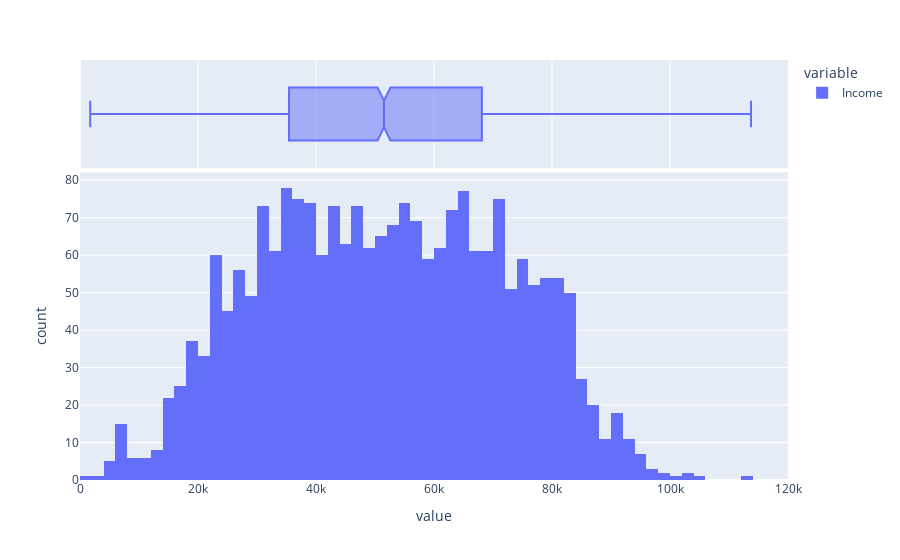

Notebook code for this chart:
### Markdown cell above
The bar graph shows that individuals aged from 51 upwards tend to have teenagers residing in their households, while younger individuals are more likely to have kids under the age 13 living with them.

### Code cell
fig = px.histogram(df.Income, marginal='box', nbins= 100)

fig.update_layout(xaxis_range=[0,120_000])
fig.show()

### Figure 1 — Plotly figure (JSON) as saved in the notebook; plotly's stock layout.template omitted (floating-point values rounded to 4 significant figures; data arrays with more than 128 entries replaced by an {"elided": "..."} marker saying what was removed)
{"data": [{"alignmentgroup": "True", "bingroup": "x", "hovertemplate": "variable=Income<br>value=%{x}<br>count=%{y}<extra></extra>", "legendgroup": "Income", "marker": {"color": "#636efa", "pattern": {"shape": ""}}, "name": "Income", "nbinsx": 100, "offsetgroup": "Income", "orientation": "v", "showlegend": true, "type": "histogram", "x": {"elided": "2228 float values"}, "xaxis": "x", "yaxis": "y"}, {"alignmentgroup": "True", "hovertemplate": "variable=Income<br>value=%{x}<extra></extra>", "legendgroup": "Income", "marker": {"color": "#636efa"}, "name": "Income", "notched": true, "offsetgroup": "Income", "showlegend": false, "type": "box", "x": {"elided": "2228 float values"}, "xaxis": "x2", "yaxis": "y2"}], "layout": {"barmode": "relative", "legend": {"title": {"text": "variable"}, "tracegroupgap": 0}, "margin": {"t": 60}, "xaxis": {"anchor": "y", "domain": [0, 1], "range": [0, 120000], "title": {"text": "value"}}, "xaxis2": {"anchor": "y2", "domain": [0, 1], "matches": "x", "showgrid": true, "showticklabels": false}, "yaxis": {"anchor": "x", "domain": [0, 0.7326], "title": {"text": "count"}}, "yaxis2": {"anchor": "x2", "domain": [0.7426, 1], "matches": "y2", "showgrid": false, "showline": false, "showticklabels": false, "ticks": ""}}}
